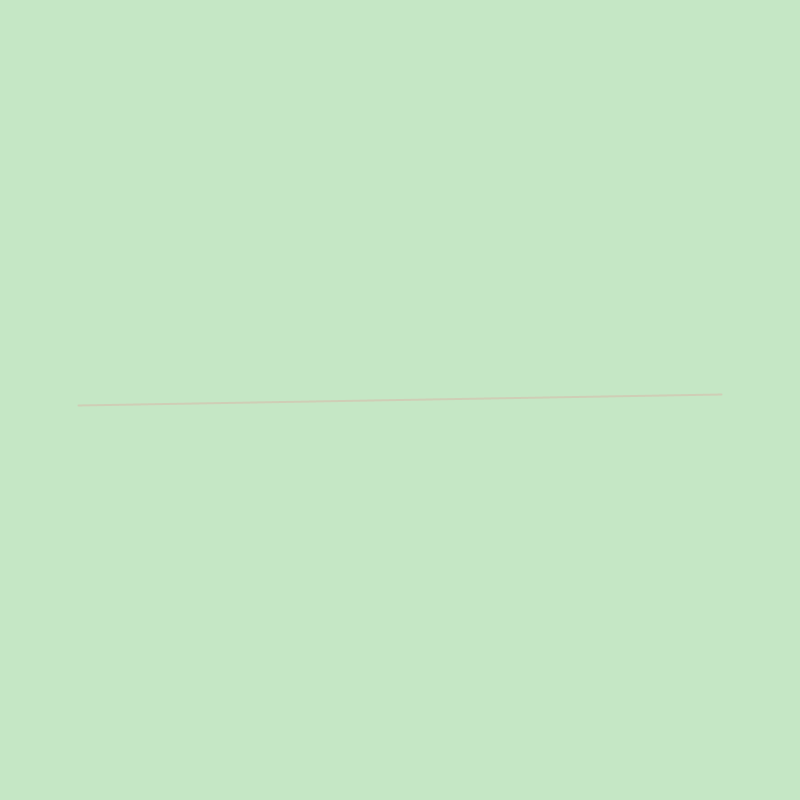
Frame 1 (no input)
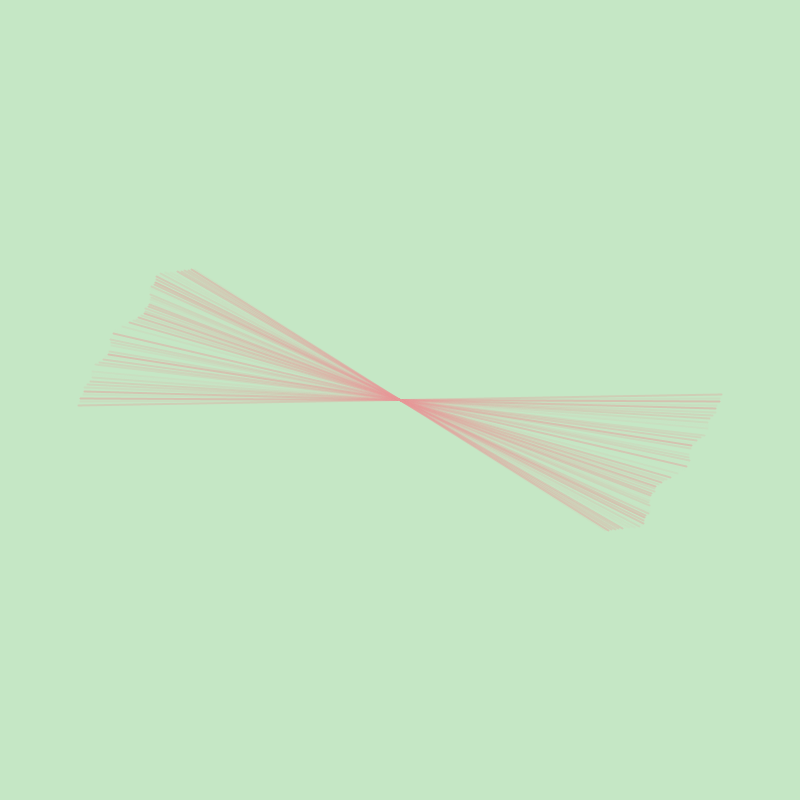
Frame 60 (the mouse pressed at the canvas centre just before this capture)
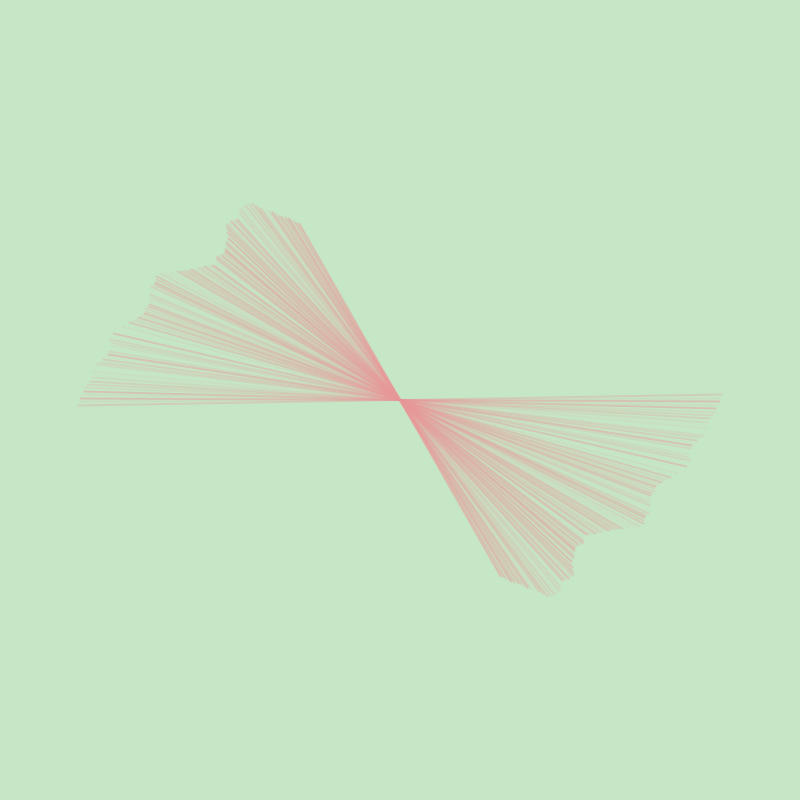
Frame 120 (the mouse held since frame 60 and released just before this capture)

The Processing sketch that drew these frames (run headless with seeded random() and noise(); from frame 60 on, the mouse is pressed at the canvas centre):

// Processing sketch: perlin_noise_clock
// ── perlin_noise_clock.pde
/*

Creative Coding for Artists Workshop by Liu Chang
June 10th 2017
@Currents New Media Festival, Santa Fe, New Mexico
 
Below is a code example for the exercise section.
Only for education purpose.

Github Repo: https://github.com/CICILIU/Currents-Coding-Workshop
www.liuchang.work
 
*/
float angnoise, radiusnoise;
float xnoise, ynoise;
float angle = -PI/2;
float radius;

void setup() {
  size(800, 800);
  smooth();
  frameRate(30);
  background(197, 231, 197);
  noiseDetail(60);
  //noFill();
  angnoise = 0;//10
  radiusnoise = 0;
  xnoise = 0;
  ynoise = 0;
}

void draw() {
  radiusnoise += 0.005; 
  radius = noise(radiusnoise) *500;
  angnoise += 0.005;
  angle += noise(angnoise) ;
  if (angle > 360) { 
    angle -= 360;
  }
  if (angle < 0) { 
    angle += 360;
  }

  float centerX = width/2  ;
  float centerY = height/2  ;//change the center point
  
  float rad = radians(angle);
  float opprad = rad + PI;
  
  float x1 = centerX + (radius * cos(rad));
  float y1 = centerY + (radius * sin(rad));

  float x2 = centerX + (radius * cos(opprad));
  float y2 = centerY + (radius * sin(opprad));

  stroke(231, 151, 151, random(125));
  strokeWeight(2);
  line(x1, y1, x2, y2);
}
